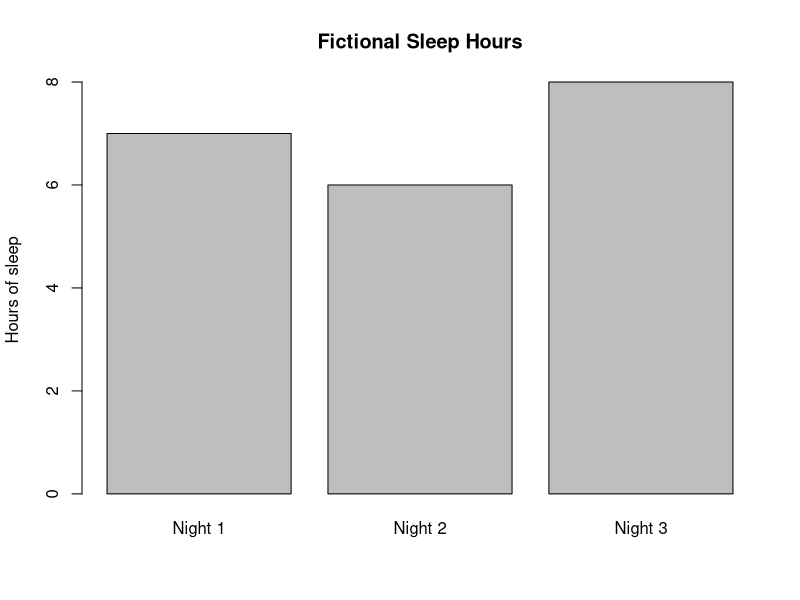

R code for this plot:
# Practice 1: Learning basic R
# These sleep hours are fictional practice data.

# Save three nights of sleep hours:
# Ex: Day 1 was 7 hours, Day 2 was 6 hours etc. 
sleep_hours <- c(7, 6, 8)

# Display the numbers that we gave it
print(sleep_hours)

# Calculate the average of the hours slept
# Expected result: 7 hours
mean(sleep_hours)

# Create a bar graph, so we can compare and see the indivual nights slept
barplot(sleep_hours,
        names.arg = c("Night 1", "Night 2", "Night 3"),
        main = "Fictional Sleep Hours",
        ylab = "Hours of sleep")
